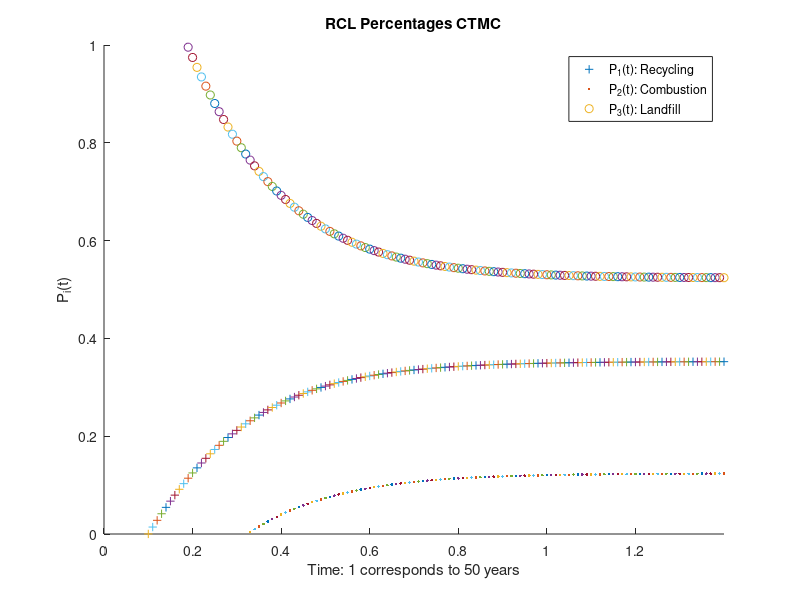

This chart was generated by the following MATLAB code:
%% The DTMC Version 1 %%
P = zeros(3,3);
%%% Transition Matrix
P = [0.95 0.09 0.08; 0.03 0.89 0.03; 0.02 0.02 0.89];

x = [0.0637;0;0.9363];

P1 = P*x
P2 = P*P1
P3 = P*P2
P4 = P*P3
P5 = P*P4


P6 = P*P5 %2020
P7 = P*P6 %2030

%% The CTMC version %%
clear all
close all
P0vec = [0.0637; 0; 0.9363]; % Initial population of R;C;L nodes for vector version
P0mat = eye(3); % Initial matrix for matrix version
Q = zeros(3,3); % Initializing generation matrix Q

%%%% Initializing the coefficients of 2
alpha1 = 2.5;
alpha2 = 1.5;
beta1 = 4;
beta2 = 4.5;
gamma1 = 1;
gamma2 = 1.75;

%%%% Defining Q in terms of the transition rates
Q = [-(alpha1 + alpha2) beta1 gamma2;alpha2 -(beta1+beta2) gamma1;alpha1 beta2 -(gamma1+gamma2)];
lambda = zeros(3,1);
% [D,V] = eig(Q)
% D
% V
lambda = sort(eig(Q)) % Finding eigenvalues of Q, needed to sort
% We know that lambda(1) is the most negative which corresponds with
% lambda3 in the paper, so lambda(2) corresponds to lambda2,lambda(3)=0


%%%% 1960 corresponds with n=0 and each ten years after is 0.2 more. Each
%%%% year is 0.02 more, with 2010 lining up with 1 and 2030 with 1.4
n = 1.4; %Ending time
t=[0:.01:n]; %Running time from 0 to n in 0.01 increments

one = ones(length(t),1);
%%%% Computing x2(t) and x3(t)
x2 = ((lambda(1)^2).*(one-exp(lambda(2).*t)) - (lambda(2)^2).*(one-exp(lambda(1).*t)))./((lambda(2)^2)*lambda(1) - (lambda(1)^2)*lambda(2));
x3 = (lambda(2).*(one+exp(lambda(1).*t)) - lambda(1).*(one+exp(lambda(2).*t)))./((lambda(2)^2)*lambda(1) - (lambda(1)^2)*lambda(2));

%%%% x2 and x3 turned out to be matrices in the end but we want vectors so
%%%% take first row (all rows were identical)
x2actual = x2(1,:);
x3actual = x3(1,:);

%%%% Computing and plotting P(t) vector
hold on
for i=1:length(t)
    Pvec = (eye(3)+x2actual(i).*Q + x3actual(i).*Q*Q)*P0vec; %%%% P(t) is now defined
    plot(t(i),Pvec(1),'+'); %Recycling
    plot(t(i),Pvec(2),'.'); %Combustion
    plot(t(i),Pvec(3),'o'); %Landfill
end
Pvec
xlabel('Time: 1 corresponds to 50 years');ylabel('P_i(t)'); title('RCL Percentages CTMC');
axis([0,n,0,1]);

hold off

legend('P_1(t): Recycling','P_2(t): Combustion','P_3(t): Landfill')
%%%% Computing P(t) matrix
for i=1:length(t)
    Pmat = (eye(3)+x2actual(i).*Q + x3actual(i).*Q*Q)*P0mat; %%%% P(t) is now defined
end
Pmat

%%%% Calculating stationary distribution

pivec = (eye(3) + ((lambda(1)^2-lambda(2)^2)/(lambda(1)*lambda(2)^2 - lambda(2)*lambda(1)^2)).*Q+((lambda(2)-lambda(1))/(lambda(1)*lambda(2)^2 - lambda(2)*lambda(1)^2)).*Q*Q)*[1;0;0]
Q*pivec

%%%% Associated transition matrix of EMC

T = zeros(3);
for i = 1:3
    for j = 1:3
        if i ~= j
            T(j,i) = -Q(j,i)/Q(i,i);
        end    
    end
end
T